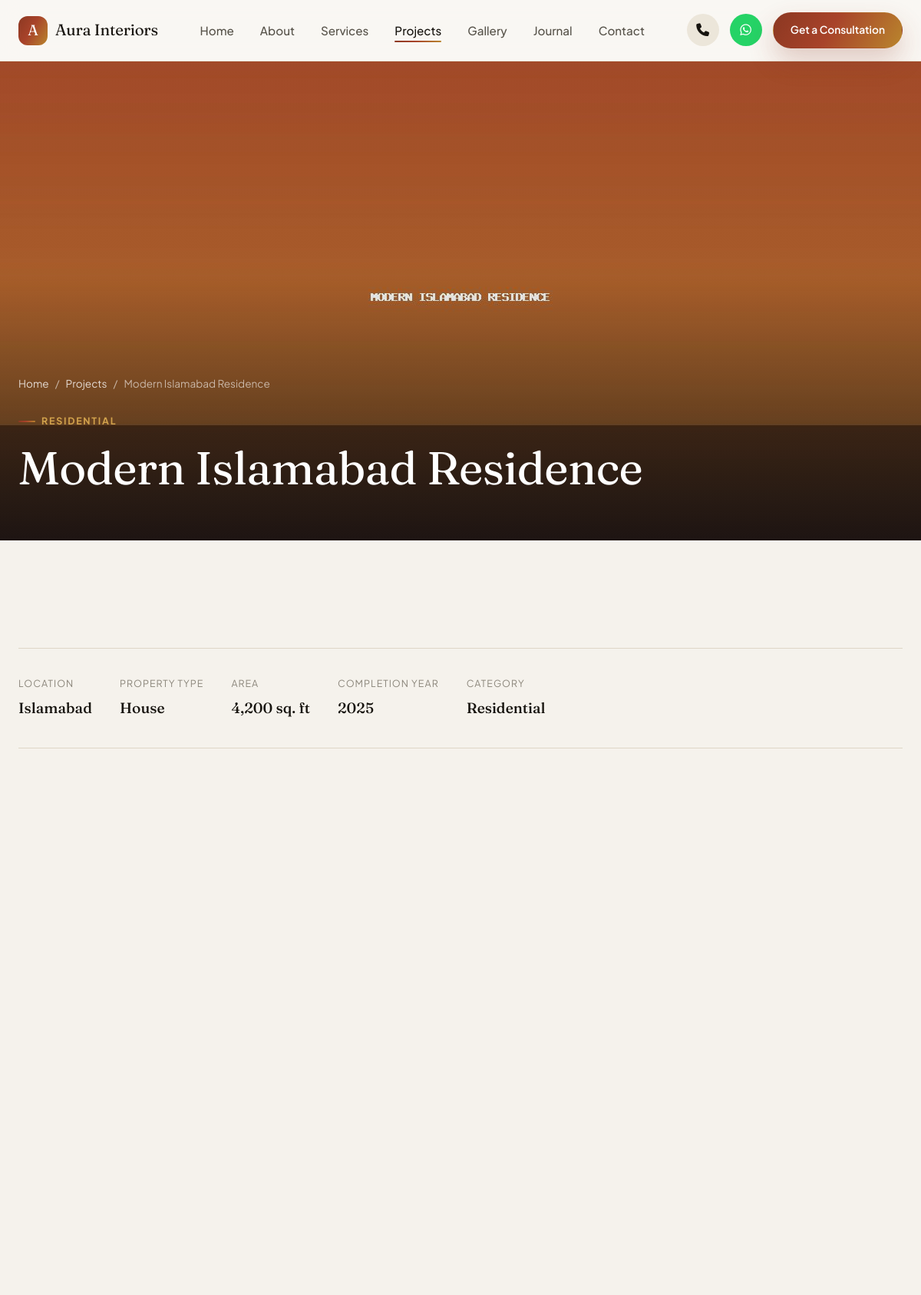
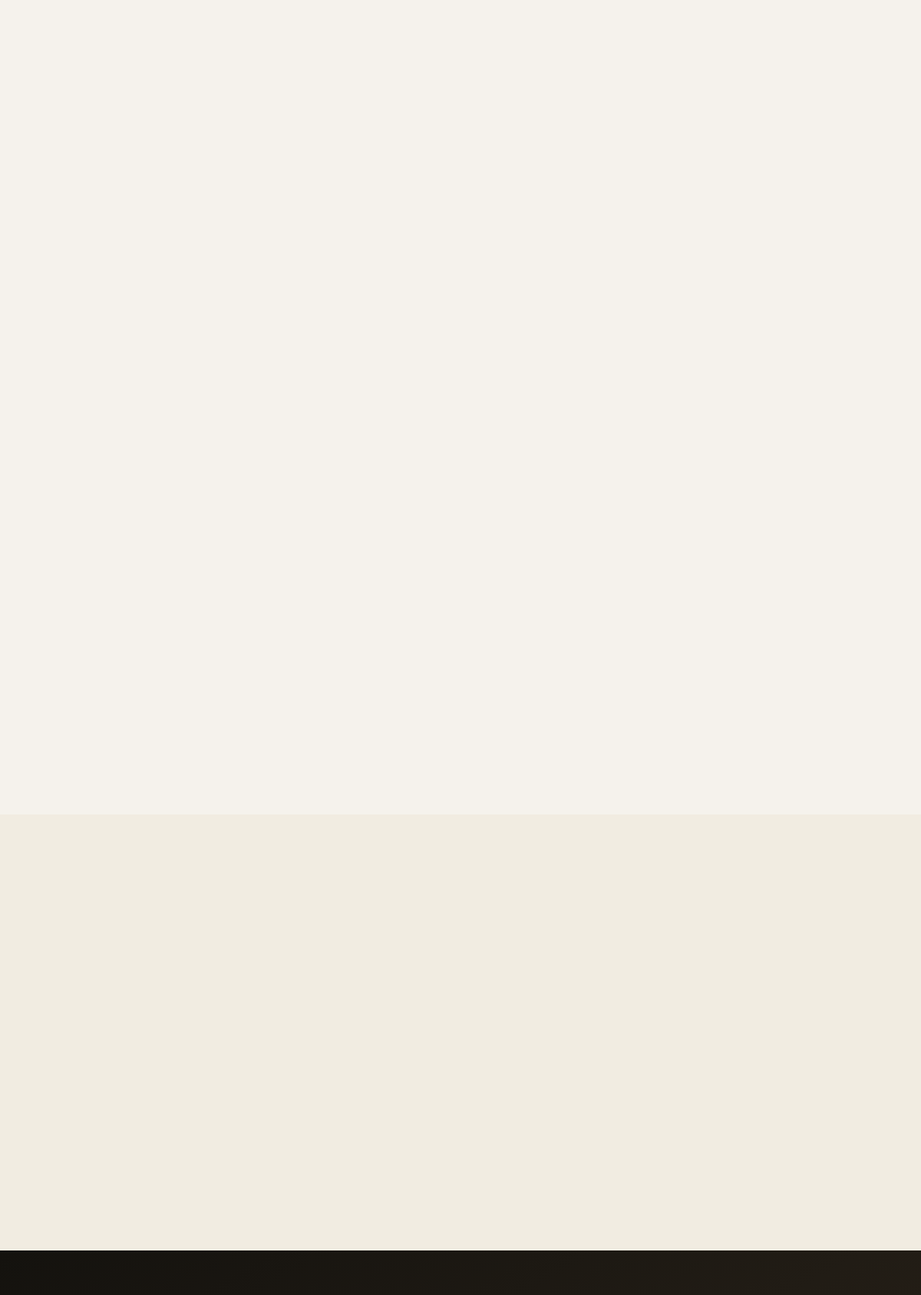
The app's page /project-detail.php?slug=modern-islamabad-residence (upper part) with its own data (2 pictures, top to bottom).
### tables this page shows
CREATE TABLE `projects` (
  `id` INT UNSIGNED AUTO_INCREMENT PRIMARY KEY,
  `title` VARCHAR(180) NOT NULL,
  `slug` VARCHAR(200) NOT NULL UNIQUE,
  `category` ENUM('Residential','Commercial','Office','Restaurant','Bedroom','Kitchen','Living Room','Luxury Interiors') NOT NULL,
  `location` VARCHAR(120) NULL,
  `property_type` VARCHAR(80) NULL,
  `area_sqft` INT UNSIGNED NULL,
  `completion_year` YEAR NULL,
  `short_description` VARCHAR(500) NULL,
  `description` TEXT NULL,
  `cover_image` VARCHAR(255) NULL,
  `video_url` VARCHAR(255) NULL,
  `is_featured` TINYINT(1) NOT NULL DEFAULT 0,
  `is_published` TINYINT(1) NOT NULL DEFAULT 1,
  `sort_order` SMALLINT NOT NULL DEFAULT 0,
  `views` INT UNSIGNED NOT NULL DEFAULT 0,
  `created_at` DATETIME NOT NULL DEFAULT CURRENT_TIMESTAMP,
  `updated_at` DATETIME NOT NULL DEFAULT CURRENT_TIMESTAMP ON UPDATE CURRENT_TIMESTAMP,
  INDEX `idx_projects_cat` (`category`),
  INDEX `idx_projects_published` (`is_published`,`sort_order`)
);

### config/database.php (called while the page is built, shortened)
<?php
function db(): PDO
{
    static $pdo = null;
    if ($pdo instanceof PDO) {
        return $pdo;
    }
    $dsn = 'mysql:host=' . DB_HOST . ';dbname=' . DB_NAME . ';charset=' . DB_CHARSET;
    try {
        $pdo = new PDO($dsn, DB_USER, DB_PASS, [
            PDO::ATTR_ERRMODE            => PDO::ERRMODE_EXCEPTION,
            PDO::ATTR_DEFAULT_FETCH_MODE => PDO::FETCH_ASSOC,
            PDO::ATTR_EMULATE_PREPARES   => false,
        ]);
    } catch (PDOException $e) {
        http_response_code(500);
        if (defined('SITE_ENV') && SITE_ENV === 'local') {
            die('Database connection failed: ' . $e->getMessage());
        }
        die('We are experiencing a temporary issue. Please try again shortly.');
    }
    return $pdo;
}

### includes/functions.php (called while the page is built, shortened)
<?php
function e(?string $value): string
{
    return htmlspecialchars($value ?? '', ENT_QUOTES, 'UTF-8');
}
function asset(string $path): string
{
    return BASE_URL . '/' . ltrim($path, '/');
}
function img(?string $path, string $fallback = 'assets/images/placeholder.jpg'): string
{
    if (empty($path)) {
        return asset($fallback);
    }
    return asset($path);
}

### project-detail.php (the view, shortened to what this page needs)
<?php
$slug = $_GET['slug'] ?? '';
$stmt = db()->prepare('SELECT * FROM projects WHERE slug = ? AND is_published = 1');
$stmt->execute([$slug]);
$project = $stmt->fetch();
$relStmt = db()->prepare('SELECT * FROM projects WHERE is_published = 1 AND category = ? AND id != ? ORDER BY sort_order LIMIT 3');
$relStmt->execute([$project['category'], $project['id']]);
$related = $relStmt->fetchAll();
require __DIR__ . '/includes/header.php';
?>
<section class="project-hero">
  <img src="<?= e(img($project['cover_image'])) ?>" alt="<?= e($project['title']) ?>">
  <div class="project-hero__content">
    <div class="container">
      <div class="breadcrumb"><a href="<?= asset('index.php') ?>">Home</a> / <a href="<?= asset('projects.php') ?>">Projects</a> / <span><?= e($project['title']) ?></span></div>
      <div class="eyebrow"><?= e($project['category']) ?></div>
      <h1><?= e($project['title']) ?></h1>
    </div>
  </div>
</section>
<section class="section">
  <div class="container">
    <div class="project-meta">
      <div class="project-meta__item"><span>Location</span><b><?= e($project['location'] ?: '—') ?></b></div>
      <div class="project-meta__item"><span>Property Type</span><b><?= e($project['property_type'] ?: '—') ?></b></div>
      <div class="project-meta__item"><span>Area</span><b><?= $project['area_sqft'] ? number_format((int) $project['area_sqft']) . ' sq. ft' : '—' ?></b></div>
      <div class="project-meta__item"><span>Completion Year</span><b><?= e((string) $project['completion_year']) ?></b></div>
      <div class="project-meta__item"><span>Category</span><b><?= e($project['category']) ?></b></div>
    </div>
  </div>
</section>
<?php if ($related): ?>
<section class="section section--tint">
  <div class="container">
    <div class="project-grid">
    </div>
  </div>
</section>
<?php endif; ?>
<?php require __DIR__ . '/includes/footer.php'; ?>

### assets/css/style.css (style rules this page uses)
:root { --bg: #F5F2EC; --surface: #FFFFFF; --surface-2: #ECE6DA; --surface-tint: #F1ECE1; --ink: #17140F; --ink-soft: #57534A; --ink-faint: #8C877C; --line: #DED6C6; --line-soft: #EAE4D8; --accent-1: #A8432A; --accent-2: #B9852D; --accent-3: #2F4A3E; --accent-4: #D2A24C; --gradient-brand: linear-gradient(120deg, #8C3822 0%, #A8432A 45%, #B9852D 100%); --gradient-brand-soft: linear-gradient(135deg, rgba(168,67,42,.10), rgba(185,133,45,.10)); --gradient-surface: linear-gradient(160deg, #FFFFFF 0%, #FBF8F2 55%, #F7F1E4 100%); --gradient-dark: linear-gradient(150deg, #14120E 0%, #211C15 55%, #2A2116 100%); --gradient-line: linear-gradient(90deg, var(--accent-1), var(--accent-2), var(--accent-4)); --shadow-sm: 0 2px 10px rgba(23,20,15,.06); --shadow-md: 0 10px 26px rgba(23,20,15,.09); --shadow-lg: 0 22px 50px rgba(23,20,15,.16); --shadow-glow: 0 16px 34px rgba(140,56,34,.24); --radius-sm: 8px; --radius-md: 14px; --radius-lg: 20px; --radius-pill: 999px; --font-display: 'Fraunces', 'Georgia', serif; --font-body: 'Plus Jakarta Sans', -apple-system, BlinkMacSystemFont, 'Segoe UI', sans-serif; --container: 1240px; --header-h: 80px; }
*,*::before,*::after { box-sizing:border-box; margin:0; padding:0; }
html { scroll-behavior:smooth; }
body { font-family: var(--font-body); background: var(--bg); color: var(--ink); line-height:1.6; font-size:16px; -webkit-font-smoothing:antialiased; overflow-x:hidden; }
img { max-width:100%; display:block; }
a { color:inherit; text-decoration:none; }
.container { max-width:var(--container); margin:0 auto; padding:0 24px; }
h1,h2,h3,h4,h5 { font-family: var(--font-display); font-weight:500; line-height:1.15; letter-spacing:-0.01em; color:var(--ink); }
h1 { font-size:clamp(2.6rem, 5vw, 4.6rem); font-weight:400; }
.eyebrow { display:inline-flex; align-items:center; gap:8px; font-family:var(--font-body); font-weight:700; font-size:.78rem; letter-spacing:.14em; text-transform:uppercase; color:var(--accent-2); margin-bottom:16px; }
.eyebrow::before { content:''; width:22px; height:2px; background:var(--gradient-brand); border-radius:2px; }
.section { padding:80px 0; position:relative; }
.section--tint { background:var(--surface-tint); }
.project-grid { display:grid; grid-template-columns:repeat(3,1fr); gap:22px; align-items:start; }
.project-hero { position:relative; height:78vh; min-height:520px; }
.project-hero img { width:100%; height:100%; object-fit:cover; }
.project-hero::after { content:''; position:absolute; inset:0; background:linear-gradient(0deg, rgba(10,7,17,.78), rgba(10,7,17,.05) 55%); }
.project-hero__content { position:absolute; left:0; right:0; bottom:0; z-index:2; padding:60px 0; color:#fff; }
.project-hero__content .eyebrow { color:#D2A24C; }
.project-hero__content h1 { color:#fff; max-width:900px; }
.project-meta { display:flex; flex-wrap:wrap; gap:36px; margin-top:60px; padding:36px 0; border-top:1px solid var(--line); border-bottom:1px solid var(--line); }
.project-meta__item span { display:block; font-size:.78rem; text-transform:uppercase; letter-spacing:.08em; color:var(--ink-faint); margin-bottom:6px; }
.project-meta__item b { font-family:var(--font-display); font-size:1.2rem; font-weight:500; }
.breadcrumb { display:flex; gap:8px; font-size:.85rem; color:rgba(255,255,255,.6); margin-bottom:20px; position:relative; }
.breadcrumb a { color:rgba(255,255,255,.8); }

### records on screen
projects: cover_image (picture), title "Modern Islamabad Residence", category "RESIDENTIAL", location "Islamabad", property_type "House", area_sqft "4,200", completion_year "2025", category "Residential"

### other values on screen
setting('company_name') "Aura Interiors"
